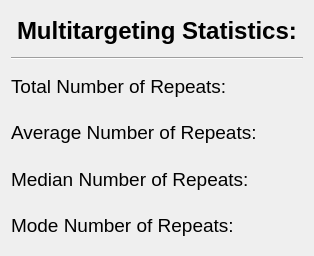
<?xml version="1.0" encoding="UTF-8"?>
<ui version="4.0">
 <class>Dialog</class>
 <widget class="QDialog" name="Dialog">
  <property name="geometry">
   <rect>
    <x>0</x>
    <y>0</y>
    <width>314</width>
    <height>256</height>
   </rect>
  </property>
  <property name="font">
   <font>
    <family>Arial</family>
    <pointsize>14</pointsize>
   </font>
  </property>
  <property name="windowTitle">
   <string>Statistics Overview</string>
  </property>
  <layout class="QGridLayout" name="gridLayout">
   <item row="3" column="1">
    <widget class="QLabel" name="avg_rep">
     <property name="text">
      <string/>
     </property>
    </widget>
   </item>
   <item row="5" column="0">
    <widget class="QLabel" name="label_6">
     <property name="text">
      <string>Mode Number of Repeats:</string>
     </property>
    </widget>
   </item>
   <item row="2" column="1">
    <widget class="QLabel" name="nbr_seq">
     <property name="text">
      <string/>
     </property>
    </widget>
   </item>
   <item row="4" column="1">
    <widget class="QLabel" name="med_rep">
     <property name="text">
      <string/>
     </property>
    </widget>
   </item>
   <item row="1" column="0" colspan="2">
    <widget class="Line" name="line">
     <property name="orientation">
      <enum>Qt::Horizontal</enum>
     </property>
    </widget>
   </item>
   <item row="2" column="0">
    <widget class="QLabel" name="label_3">
     <property name="text">
      <string>Total Number of Repeats:</string>
     </property>
    </widget>
   </item>
   <item row="4" column="0">
    <widget class="QLabel" name="label_5">
     <property name="text">
      <string>Median Number of Repeats:</string>
     </property>
    </widget>
   </item>
   <item row="5" column="1">
    <widget class="QLabel" name="mode_rep">
     <property name="text">
      <string/>
     </property>
    </widget>
   </item>
   <item row="3" column="0">
    <widget class="QLabel" name="label_4">
     <property name="text">
      <string>Average Number of Repeats:</string>
     </property>
    </widget>
   </item>
   <item row="0" column="0" colspan="2" alignment="Qt::AlignHCenter">
    <widget class="QLabel" name="label">
     <property name="font">
      <font>
       <pointsize>18</pointsize>
       <weight>75</weight>
       <bold>true</bold>
      </font>
     </property>
     <property name="text">
      <string>Multitargeting Statistics:</string>
     </property>
    </widget>
   </item>
  </layout>
 </widget>
 <resources/>
 <connections/>
</ui>
